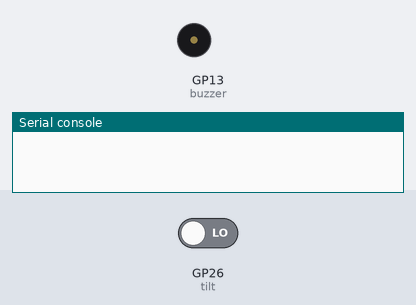
A program run on a simulated Raspberry Pi Pico running MicroPython. Shown: buzzer (waves = sounding), the last lines printed to the serial console. The inputs (shaded band) are chosen by the test bench; at power-on: GP26 (tilt) LOW.

Above: at 1.2 s.
1.3 s: GP26 (tilt) driven HIGH
At 1.7 s:
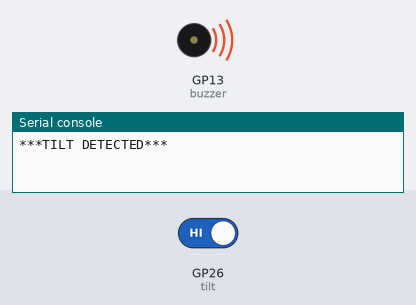
3.3 s: GP26 (tilt) driven LOW
Timing chart, 0 to 6.3 s (numbered marks = the images above; inputs shaded):
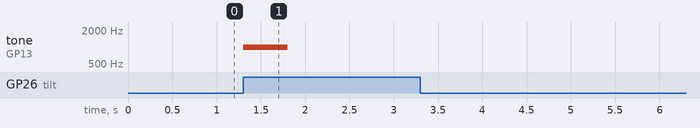

Measured:
- after the input at 1.3 s, tone on GP13 (buzzer): silent → 1000 Hz at once, → silent 0.50 s later

The program:

Tilt_Sensor__MicroPython_.py
```python
# Tilt Sensor - Raspberry Pi Pico H (MicroPython)
# An introduction to using a tilt sensor with the Pi Pico H with MicroPython
# This projects makes a "tilt alarm" and tilt counter using the buzzer and tilt sensor
# Tilt sensors useful for robotics projects, where a tilt sensor could act as a failsafe
# should the robot fall over
# Made with the instruction of Day 9 of the "12 Projects Of Codemas" by Pi Hut

from machine import Pin, PWM
import time

# Tilt Sensor setup, pin set up for input and power LOW
tilt = Pin(26, Pin.IN, Pin.PULL_DOWN)

# Buzzer setup with PWM mode and frequency
buzzer = PWM(Pin(13))
buzzer.freq(1000)

# set up counter and state variables
tiltcounter = 0
state = 0

while True: # continuous loop

    time.sleep(0.01) # short delay

    if state == 0 and tilt.value() == 1: # if sensor power is HIGH (tilt detected)

        print("***TILT DETECTED***") # alert tilt detected

        state = 1 # activate state

        buzzer.duty_u16(10000) # volume up

        time.sleep(0.5) # buzzes for half a second

        buzzer.duty_u16(0) # volume down

        tiltcounter += 1 # add 1 to tilt count

        print("Tilts Counted: " + str(tiltcounter))

    if state == 1 and tilt.value() == 0: # if sensor is righted

        state = 0

        print("Sensor Righted!")
        print("\n")


        
```
